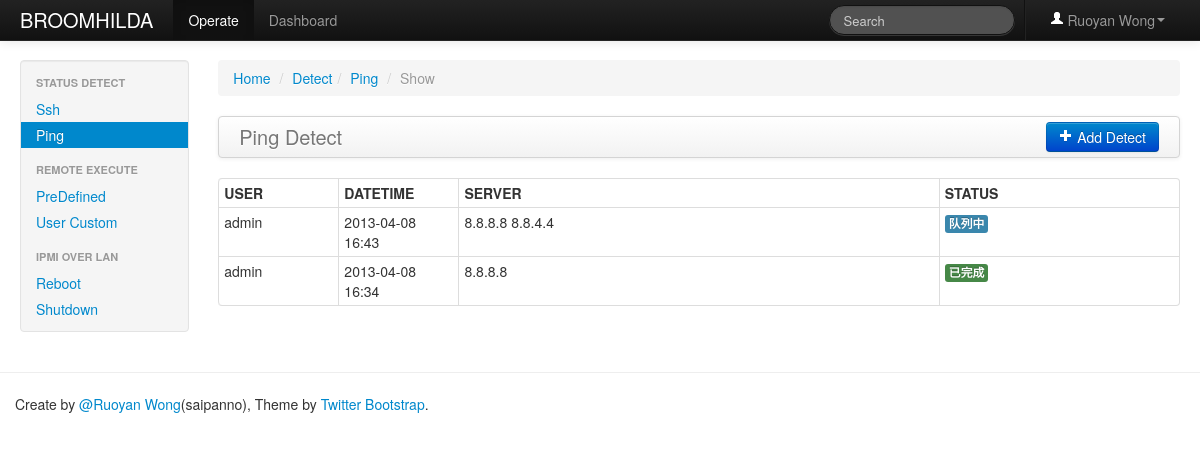
/operate/list/Ping (signed in), run on an earlier commit of the app's database.
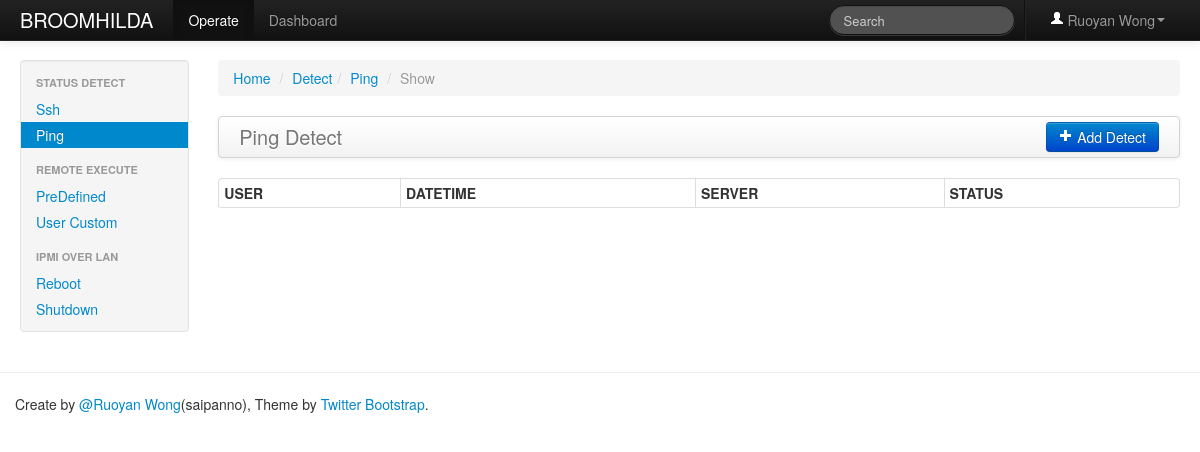
And on a later commit of the database.
### web/models/operate.py (models this page shows, shortened)
class OperateDb(db.Model):
    __tablename__ = app.config['OPERATE_LISTS']
    id = db.Column(db.Integer, primary_key=True)
    author = db.Column(db.UnicodeText, nullable=False)
    datetime = db.Column(db.String, nullable=False)
    operate_type = db.Column(db.Integer, nullable=False)
    server_list = db.Column(db.UnicodeText, nullable=False)
    template_script = db.Column(db.UnicodeText, nullable=False)
    template_vars = db.Column(db.UnicodeText, nullable=False)
    ssh_config = db.Column(db.Integer, nullable=False)
    status = db.Column(db.UnicodeText, nullable=False)
    result = db.Column(db.UnicodeText, nullable=False)

### web/views/operate.py (the view)
@app.route('/operate/list/<operate_type>')
@login_required
def list_operate_ctrl(operate_type):
    executes = OperateDb.query.filter_by(operate_type=operate_type).order_by(desc(OperateDb.id)).all()
    return render_template('operate/list_operate.html', executes=executes, operate_type=operate_type)

### web/extensions.py (called while the page is built)
def login_required(f):
    @wraps(f)
    def wrapper(*args, **kwargs):
        if not session.get('is_login'):
            flash('Login Required.', 'error')
            return redirect(url_for('user_login_ctrl', next=request.url))
        return f(*args, **kwargs)
    return wrapper

### web/templates/operate/list_operate.html (shortened to what this page needs)
{% extends "operate/operate_base.html" %}
{% import "macro.html" as ext %}
{% if operate_type == 'Ssh' %}
    {% set operate_title = 'Detect' %}
    {% set operate_create_url = url_for('create_ssh_detect_ctrl') %}
{% elif operate_type == 'Ping' %}
    {% set operate_title = 'Detect' %}
    {% set operate_create_url = url_for('create_ping_detect_ctrl') %}
{% elif operate_type == 'Custom' %}
    {% set operate_title = 'Execute' %}
    {% set operate_create_url = url_for('create_custom_execute_ctrl') %}
{% elif operate_type == 'PreDefined' %}
    {% set operate_title = 'Execute' %}
    {% set operate_create_url = url_for('create_predefined_execute_ctrl') %}
{% endif %}
{% block active_operate_ssh %}{% if operate_type == 'Ssh' %}active{% endif %}{% endblock %}
{% block active_operate_ping %}{% if operate_type == 'Ping' %}active{% endif %}{% endblock %}
{% block active_operate_custom %}{% if operate_type == 'Custom' %}active{% endif %}{% endblock %}
{% block active_operate_predefined %}{% if operate_type == 'PreDefined' %}active{% endif %}{% endblock %}
{% block main %}
    <div class="span10">
        <ul class="breadcrumb">
            <li><a href="/">Home</a> <span class="divider">/</span></li>
            <li><a href="#">{{ operate_title }}</a><span class="divider">/</span></li>
            <li><a href="#">{{ operate_type }}</a> <span class="divider">/</span></li>
            <li class="active">Show</li>
        </ul>
        <div class="navbar">
            <div class="navbar-inner">
                <a class="brand" href="#">{{ operate_type }} {{ operate_title }}</a>
                <div class="btn-group pull-right">
                    <a href="{{ operate_create_url }}" class="btn btn-primary"><i class="icon-plus icon-white"></i> Add {{ operate_title }}</a>
                </div>
            </div>
        </div>
        <table class="table table-hover table-bordered table-condensed">
            <thead>
            <tr>
                <th>USER</th>
                <th>DATETIME</th>
                <th>SERVER</th>
                <th>STATUS</th>
            </tr>
            </thead>
            <tbody>
            {% for execute in executes %}
            <tr>
                <td style="width: 10%">{{ execute.author }}</td>
                <td style="width: 10%">{{ execute.datetime }}</td>
                <td style="width: 40%">{{ execute.server_list }}</td>
                <td style="width: 20%">{{ ext.get_operate_status(execute.status) }}</td>
            </tr>
            {% endfor %}
            </tbody>
        </table>
    </div>
{% endblock %}

### web/templates/macro.html (shortened to what this page needs)
{% macro get_operate_status(status)  -%}
    {% if status == '0' %}
        <span class="label label-info">队列中</span>
    {% elif status == '1' %}
        <span class="label label-success">已完成</span>
    {% elif status == '2' %}
        <span class="label label-warning">内部错误</span>
    {% elif status == '5' %}
        <span class="label label-warning">执行中</span>
    {% else %}
        <span class="label label-important">异常结果</span>
    {% endif %}
{%- endmacro %}

### web/templates/index.html (shortened to what this page needs)
{% extends "header.html" %}
{% import "macro.html" as ext %}
{% block body %}
    <div class="navbar navbar-inverse navbar-fixed-top">
        <div class="navbar-inner">
            <div class="container-fluid">
                <a class="brand" href="{{ url_for('index_ctrl') }}">BROOMHILDA</a>
                <ul class="nav">
                    <li class="{% block active_operate %}{% endblock %}"><a href="{{ url_for("list_operate_ctrl", operate_type='Ssh') }}">Operate</a></li>
                    <li class="{% block active_dashboard %}{% endblock %}"><a href="{{ url_for("list_user_ctrl") }}">Dashboard</a></li>
                </ul>
                <ul class="nav pull-right">
                    <li class="divider-vertical"></li>
                    <li class="dropdown"><a href="#" class="dropdown-toggle" data-toggle="dropdown"><i class="icon-user icon-white"></i> {{ session['user'].nickname }}<b class="caret"></b></a>
                    </li>
                </ul>
                <form class="navbar-search pull-right" action="">
                    <input class="search-query span2" placeholder="Search" type="text">
                </form>
            </div>
        </div>
    </div>
    <div class="container-fluid">
        <div class="row-fluid">
            {% block sidebar %}
            {% endblock %}
            {% block main %}{% endblock %}
        </div>
    </div>
{% endblock %}

What changed in the data, as far as the page shows it:
removed OperateDb: author "admin", datetime "2013-04-08 16:43", server_list "8.8.8.8 8.8.4.4", shows "队列中"
no longer on this page (row edited): OperateDb: author "admin", datetime "2013-04-08 16:34", server_list "8.8.8.8", shows "已完成"
